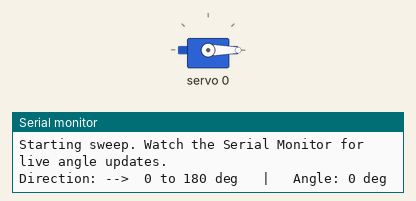
This sketch was run on a simulated ESP32. Shown: servo, the last lines printed to the serial monitor.

Above: at 0.75 s.
At 1.75 s:
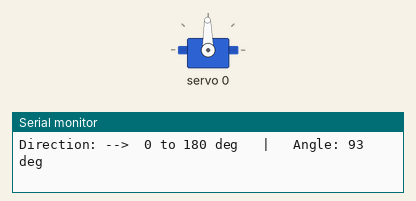
At 2.75 s:
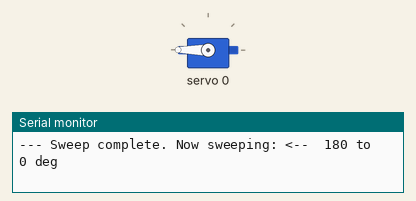
At 4.35 s:
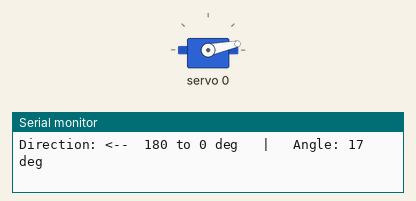
Timing chart, 0 to 5.9 s (numbered marks = the images above):
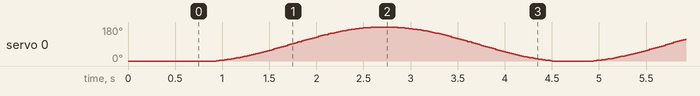

The sketch:

stage-1-servo-sweep.ino
```cpp
// ============================================================
//  Robo-Actor — Stage 1 Servo Sweep Test
// ============================================================
//
//  What this sketch does:
//    Smoothly sweeps a single SG90 servo back and forth from
//    0° to 180° and back again, on a continuous loop.
//    Motion is eased (gradual start and stop) so it looks
//    natural rather than mechanical.
//
//  Hardware required:
//    - ESP32 dev board (ESP32-WROOM-32 or similar)
//    - PCA9685 16-channel PWM/servo driver board
//    - SG90 micro servo connected to PCA9685 channel 0
//    - Power bank (5V) powering servo via PCA9685 V+/GND terminals
//    - ESP32 powered via its own USB connection to your computer
//
//  Wiring summary:
//    ESP32 GPIO 21 (SDA)  →  PCA9685 SDA
//    ESP32 GPIO 22 (SCL)  →  PCA9685 SCL
//    ESP32 3.3V           →  PCA9685 VCC   (logic power only)
//    ESP32 GND            →  PCA9685 GND
//    Power bank 5V        →  PCA9685 V+    (servo power)
//    Power bank GND       →  PCA9685 GND
//    SG90 servo           →  PCA9685 channel 0 header
//
//  Library required:
//    Adafruit PWM Servo Driver Library
//    (install via Arduino IDE > Tools > Manage Libraries)
//
//  Serial Monitor:
//    Set baud rate to 9600 to read status messages.
//
// ============================================================

#include <Wire.h>
#include <Adafruit_PWMServoDriver.h>


// ── PCA9685 Setup ────────────────────────────────────────────
//
// Create a PCA9685 driver object using the default I2C address (0x40).
// This address is set by hardware jumpers on the board. If you have
// not soldered any address jumpers, the address is 0x40.
//
Adafruit_PWMServoDriver pwm = Adafruit_PWMServoDriver(0x40);


// ── Servo Channel ─────────────────────────────────────────────
//
// The SG90 servo is plugged into channel 0 on the PCA9685 board.
// Channels are numbered 0 to 15, starting from the end of the board
// nearest the power screw terminals.
//
const uint8_t SERVO_CHANNEL = 0;


// ── Servo Pulse Width Range ───────────────────────────────────
//
// Servo motors respond to PWM pulses. The width (duration) of the
// pulse tells the servo what angle to hold.
//
// For the SG90:
//   500 microseconds  →  0° (fully counterclockwise)
//   2400 microseconds →  180° (fully clockwise)
//
// The PCA9685 uses 12-bit resolution at 50 Hz, which means it divides
// each 20ms cycle into 4096 steps (called "ticks").
// Each tick = 20,000µs ÷ 4096 ≈ 4.88µs.
//
// To find the tick values for 0° and 180°:
//   500µs  ÷ 4.88µs = ~102 ticks  →  SERVO_MIN_TICKS
//   2400µs ÷ 4.88µs = ~492 ticks  →  SERVO_MAX_TICKS
//
// If your servo does not quite reach its full range, try adjusting
// these values by ±10 ticks.
//
const uint16_t SERVO_MIN_TICKS = 102;   // pulse width at 0°
const uint16_t SERVO_MAX_TICKS = 492;   // pulse width at 180°


// ── Sweep Timing ──────────────────────────────────────────────
//
// How long each half-sweep takes, in milliseconds.
// 2000ms means 0° → 180° takes 2 seconds.
// Then 180° → 0° also takes 2 seconds.
// The full back-and-forth cycle takes 4 seconds total.
//
// Increase this value for a slower, more deliberate motion.
// Decrease it for a faster, more energetic motion.
//
const unsigned long SWEEP_DURATION_MS = 2000;


// ── State Variables ───────────────────────────────────────────
//
// These variables track what the servo is currently doing between
// loop() calls. They persist across each loop() iteration.
//
unsigned long sweepStartTime = 0;   // milliseconds when current sweep began
bool          movingForward  = true; // true = sweeping 0°→180°, false = 180°→0°


// ============================================================
//  HELPER FUNCTIONS
// ============================================================


// ── easeInOut() ───────────────────────────────────────────────
//
// Converts a linear progress value (0.0 to 1.0) into a smoothed
// version that starts slowly, speeds up through the middle, then
// slows down to a smooth stop. This is called "ease-in-out".
//
// Without easing: the servo jumps to speed instantly and stops abruptly.
// With easing: motion looks natural and puppetry-like.
//
// The formula uses a cosine curve:
//   0.5 - 0.5 × cos(progress × π)
// At progress = 0.0, result = 0.0 (starting point, speed = 0)
// At progress = 0.5, result = 0.5 (middle, maximum speed)
// At progress = 1.0, result = 1.0 (ending point, speed = 0)
//
float easeInOut(float progress) {
    return 0.5f - 0.5f * cos(progress * PI);
}


// ── angleToPwmTicks() ─────────────────────────────────────────
//
// Converts a servo angle in degrees (0.0 to 180.0) into the
// corresponding PCA9685 tick value.
//
// The tick value determines the PWM pulse width sent to the servo,
// which in turn determines the angle the servo moves to.
//
// The mapping is linear between SERVO_MIN_TICKS (at 0°) and
// SERVO_MAX_TICKS (at 180°).
//
uint16_t angleToPwmTicks(float angleDegrees) {
    // Calculate what fraction of the full range this angle represents.
    float fraction = angleDegrees / 180.0f;

    // Interpolate between the minimum and maximum tick values.
    return (uint16_t)(SERVO_MIN_TICKS + fraction * (float)(SERVO_MAX_TICKS - SERVO_MIN_TICKS));
}


// ── setServoAngle() ───────────────────────────────────────────
//
// Moves the servo on the given PCA9685 channel to the specified angle.
//
// Parameters:
//   channel      - PCA9685 channel number (0–15)
//   angleDegrees - target angle in degrees (0.0 to 180.0)
//
// setPWM(channel, on_tick, off_tick):
//   on_tick  = 0       → pulse starts at the beginning of each 20ms cycle
//   off_tick = ticks   → pulse ends after 'ticks' steps into the cycle
// This produces a pulse of width: ticks × 4.88µs
//
void setServoAngle(uint8_t channel, float angleDegrees) {
    uint16_t ticks = angleToPwmTicks(angleDegrees);
    pwm.setPWM(channel, 0, ticks);
}


// ============================================================
//  SETUP — Runs once when the ESP32 starts
// ============================================================

void setup() {
    // Start the Serial connection so we can print status messages.
    // Open the Serial Monitor in Arduino IDE (Tools > Serial Monitor)
    // and set the baud rate to 9600.
    Serial.begin(9600);
    Serial.println("==============================================");
    Serial.println("  Robo-Actor — Stage 1 Servo Sweep");
    Serial.println("==============================================");
    Serial.println("Initialising PCA9685 over I2C...");

    // Start the I2C bus.
    // On a standard ESP32, Wire uses GPIO 21 for SDA and GPIO 22 for SCL
    // automatically. No arguments needed here.
    Wire.begin();

    // Initialise the PCA9685. This sends the startup command over I2C
    // to wake the board from sleep mode.
    pwm.begin();

    // Set the internal oscillator frequency for accurate PWM timing.
    // 25,000,000 Hz (25 MHz) is the calibrated value for Adafruit PCA9685
    // breakout boards. This value corrects for slight timing drift.
    pwm.setOscillatorFrequency(25000000);

    // Set the PWM output frequency to 50 Hz.
    // 50 Hz is the standard signal frequency for hobby servo motors:
    // one 20ms cycle per second, with a variable-width pulse inside it.
    pwm.setPWMFreq(50);

    // Small pause to let the PCA9685 settle after configuration.
    delay(100);

    Serial.println("PCA9685 ready.");
    Serial.println("Moving servo to start position (0°)...");

    // Move the servo to 0° before starting the sweep.
    // This ensures the sweep always begins from a known position.
    setServoAngle(SERVO_CHANNEL, 0.0f);

    // Wait for the servo to physically reach 0° before starting the loop.
    delay(500);

    Serial.println("Starting sweep. Watch the Serial Monitor for live angle updates.");
    Serial.println();

    // Record the time the first sweep begins.
    sweepStartTime = millis();
}


// ============================================================
//  LOOP — Runs continuously after setup()
// ============================================================

void loop() {

    // ── Calculate How Far Through the Current Sweep We Are ────
    //
    // millis() returns the number of milliseconds since the ESP32 started.
    // Subtracting sweepStartTime gives how long this particular sweep has
    // been running.
    //
    unsigned long elapsedTime = millis() - sweepStartTime;

    // Convert elapsed time to a 0.0–1.0 progress value.
    // 0.0 = sweep just started.
    // 1.0 = sweep is complete.
    // Cap at 1.0 to avoid overshooting past the end position.
    //
    float progress = (float)elapsedTime / (float)SWEEP_DURATION_MS;
    if (progress > 1.0f) progress = 1.0f;


    // ── Apply Easing ──────────────────────────────────────────
    //
    // Raw progress is linear — the servo would move at constant speed.
    // Eased progress accelerates from a standstill, peaks in the middle,
    // then decelerates smoothly to a stop. This looks much more natural.
    //
    float easedProgress = easeInOut(progress);


    // ── Calculate the Target Angle ────────────────────────────
    //
    // Depending on direction, map the eased progress to an angle:
    //   Forward: 0° at progress 0.0 → 180° at progress 1.0
    //   Reverse: 180° at progress 0.0 → 0° at progress 1.0
    //
    float targetAngle;
    if (movingForward) {
        targetAngle = easedProgress * 180.0f;
    } else {
        targetAngle = (1.0f - easedProgress) * 180.0f;
    }


    // ── Move the Servo ────────────────────────────────────────
    //
    // Send the target angle to the PCA9685, which converts it to a
    // PWM pulse and drives the servo to that position.
    //
    setServoAngle(SERVO_CHANNEL, targetAngle);


    // ── Print Live Status to Serial Monitor ──────────────────
    //
    // Print the current direction and angle every 250ms.
    // Using a static variable and millis() keeps the printing
    // non-blocking — it doesn't slow down the servo updates.
    //
    static unsigned long lastPrintTime = 0;
    if (millis() - lastPrintTime >= 250) {
        lastPrintTime = millis();
        Serial.print("Direction: ");
        Serial.print(movingForward ? "-->  0 to 180 deg" : "<--  180 to 0 deg");
        Serial.print("   |   Angle: ");
        Serial.print((int)targetAngle);
        Serial.println(" deg");
    }


    // ── Check If the Current Sweep Is Complete ────────────────
    //
    // When elapsed time exceeds SWEEP_DURATION_MS, the servo has
    // reached its destination. Reverse direction and restart timing.
    //
    if (elapsedTime >= SWEEP_DURATION_MS) {
        movingForward = !movingForward;
        sweepStartTime = millis();

        Serial.println();
        Serial.print("--- Sweep complete. Now sweeping: ");
        Serial.println(movingForward ? "-->  0 to 180 deg" : "<--  180 to 0 deg");
        Serial.println();
    }


    // ── Short Pause Between Loop Iterations ──────────────────
    //
    // Wait 10 milliseconds before the next loop iteration.
    // This gives the servo roughly 100 position updates per second,
    // which is smooth enough for visual motion.
    //
    // This is NOT a long blocking delay — the millis() timing above
    // handles the overall sweep duration independently. Changing this
    // value does not change how long the sweep takes.
    //
    delay(10);
}
```
